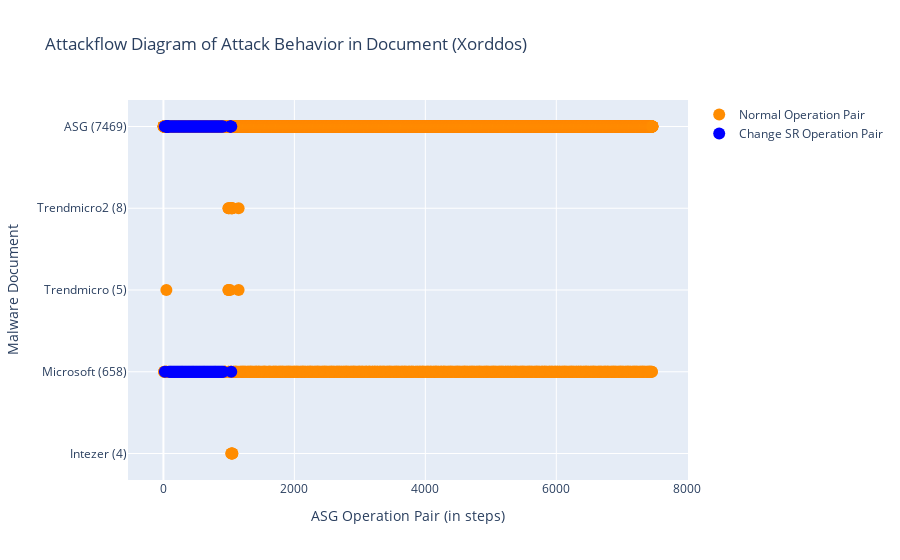

This figure's notebook cell:
### Markdown cell above
### Run Script: draw Lifecycle diagram
- 兩個 traces (legend) 一般的 OP 和 ChangeSys OP。分兩個顏色，不重疊。
- x: [a,a,a,a,b,b,b,c,c,c] 不同 report 的 step 可以放同一個 list，因為屬於同個 trace。

### Code cell
# import plotly.express as px
import plotly
import plotly.graph_objects as go

def symmetric_difference(list1: list, list2: list) -> list:
    ''' return list1 - list2. '''
    s = set(list2)
    temp3 = [x for x in list1 if x not in s]
    return temp3

def draw_lifecycle(fset:FamilySet):
    familname = fset.familyname
    # reportnames = [rem.reportname for rem in fset.rem_lst if len(rem.match_regex)]

    fig = go.Figure()
    x, y = [], []
    x_sys, y_sys = [], []
    for i, rem in enumerate(fset.rem_lst):
        if len(rem.ASGstep_order_index) == 0:
            continue

        numOfDot = len(rem.ASGstep_order_index)
        reportname = rem.reportname
        reportname = rem.reportname.split('.')[0]
        reportname = reportname.split('-')[1]
        if reportname == 'Ms':
            reportname = 'Microsoft'
        reportname += f' ({numOfDot})'
        x_sys.extend(rem.SysASGstep_order_index) # 改變系統設定檔的 OP (這個變數有問題!!!)
        y_sys.extend([reportname] * len(rem.SysASGstep_order_index))
        current_x_normal = symmetric_difference(rem.ASGstep_order_index, rem.SysASGstep_order_index) # 一般的/其餘的 OP
        # print(reportname, 'numOfDot', numOfDot, 'rem.ASGstep_order_index', rem.ASGstep_order_index)
        # print('x_normal', current_x_normal, 'x_sys', rem.SysASGstep_order_index)
        x.extend(current_x_normal)
        y.extend([reportname] * len(current_x_normal))
        pass
    # todo: add baseline's lifecycle
    num_allstep = len(set(fset.sample.step_list))
    rowname = f'ASG ({num_allstep})'
    current_x_system = fset.sample.ASGstep_sysOnly_ordered_index # fset.sample.OPset_sysOnly_ordered_index
    current_x_normal = symmetric_difference(list(range(num_allstep)), current_x_system) # all steps - sysobj steps
    # print(sorted(current_x_system)) # 只能放UPDATE的，OPEN/READ不能喔
    x_sys.extend(current_x_system)
    y_sys.extend([rowname] * len(current_x_system)) 
    x.extend(current_x_normal)
    y.extend([rowname] * len(current_x_normal))
    # print(rowname, len(fset.sample.OPset), len(current_x_system), len(current_x_normal))
    
    # normal OPs
    x = [idx+1 for idx in x] # add 1 to each asg index
    fig.add_trace(go.Scatter(
        x=x,
        y=y,
        marker=dict(color="darkorange", size=12),
        mode="markers",
        name="Normal Operation Pair",
    ))

    # changeSysObj OPs
    x_sys = x = [idx+1 for idx in x_sys]
    fig.add_trace(go.Scatter(
        x=x_sys,
        y=y_sys,
        marker=dict(color="blue", size=12),
        mode="markers",
        name="Change SR Operation Pair",
    ))

    fig.update_layout(title=f"Attackflow Diagram of Attack Behavior in Document ({familname})",
                    xaxis_title="ASG Operation Pair (in steps)",
                    yaxis_title="Malware Document")
    fig.show()

    if not os.path.exists("imgs"):
        os.mkdir("imgs")
    # fig.write_image(f"./imgs/{familname}_lifecycle.png")
    plotly.offline.plot(fig, filename=f"./imgs/{familname}_lifecycle.html", auto_open=False)
    pass

draw_lifecycle(fset)

### Figure 1 — Plotly figure (JSON) as saved in the notebook; plotly's stock layout.template omitted (floating-point values rounded to 4 significant figures; data arrays with more than 128 entries replaced by an {"elided": "..."} marker saying what was removed)
{"data": [{"marker": {"color": "darkorange", "size": 12}, "mode": "markers", "name": "Normal Operation Pair", "type": "scatter", "x": {"elided": "8005 int values"}, "y": {"elided": "8005 str values"}}, {"marker": {"color": "blue", "size": 12}, "mode": "markers", "name": "Change SR Operation Pair", "type": "scatter", "x": {"elided": "139 int values"}, "y": {"elided": "139 str values"}}], "layout": {"title": {"text": "Attackflow Diagram of Attack Behavior in Document (Xorddos)"}, "xaxis": {"title": {"text": "ASG Operation Pair (in steps)"}}, "yaxis": {"title": {"text": "Malware Document"}}}}
